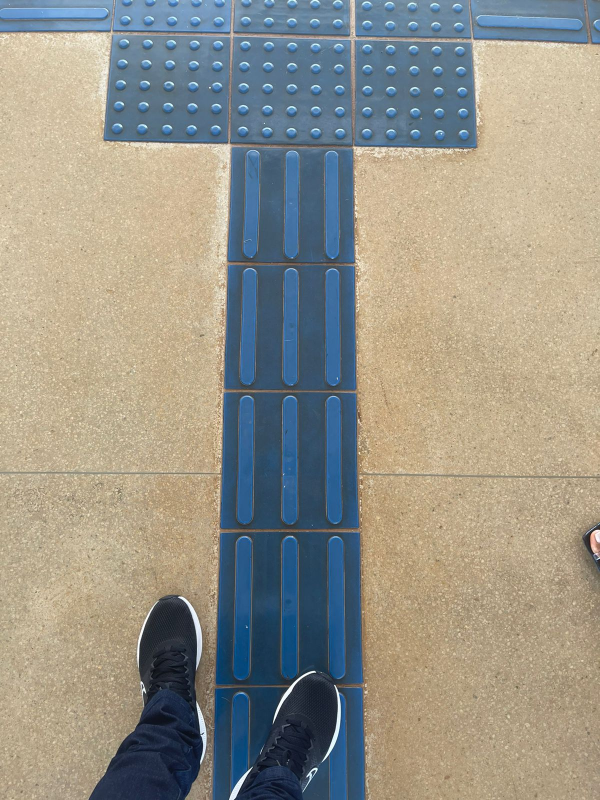
#> input picture Imagem.jpeg, 1200 x 1600 px, given in place of video.mp4, which was not available (shown at 1/2 size)
$ python main.py
#> lines starting #> are read from the running program, lines starting #| are printed output that depends on the picture; after the words box and inside, x2 and y2 are one past the last pixel; in counts of white or black regions, pixels touching at a corner belong together; pictures that were not available may be replaced by others from this repository, and a replacement may not be noted
#> further down, frame is the input picture: shape (1600, 1200, 3); mean B, G, R 137, 148.1, 150.7
import cv2
import numpy as np

def pipeline(img):
    # Definindo uma largura e altura
    imagemRedimensionada = cv2.resize(img, (640, 480))
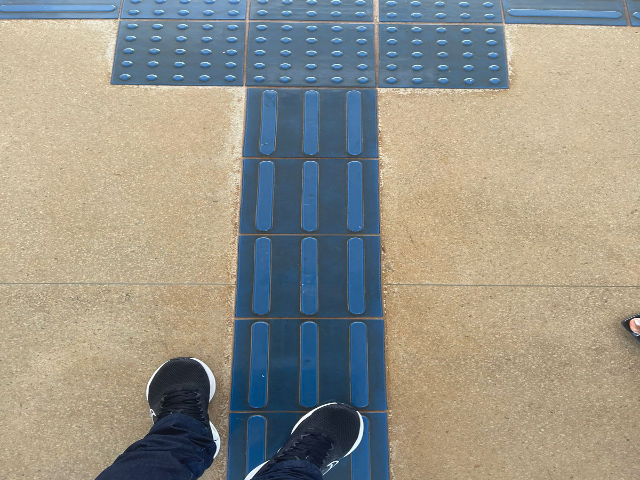
#> imagemRedimensionada: shape (480, 640, 3); mean B, G, R 136.9, 147.9, 150.5

    # Cortando a imagem em 25% de baixo pra cima.
    imagemCortada = imagemRedimensionada[0:360, :]
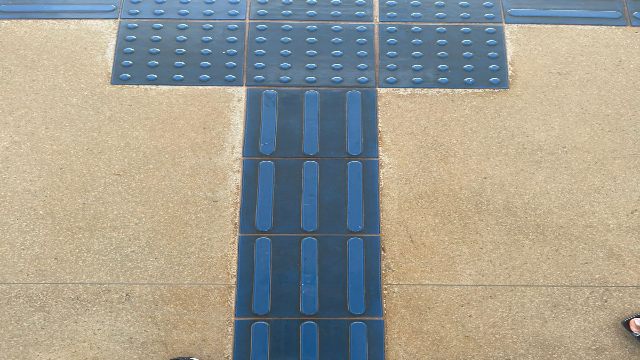
#> imagemCortada: shape (360, 640, 3); mean B, G, R 144.9, 156.4, 158.7

    # Convertendo a imagem para o formato HLS
    imagemHLS = cv2.cvtColor(imagemCortada, cv2.COLOR_BGR2HLS)
#> imagemHLS: shape (360, 640, 3); mean of channels 0, 1, 2 46.9, 152.1, 77.9

    # Aplicando um filtro de suavização - filtro média
    imagemSuavizada = cv2.blur(imagemHLS, (31, 31))
#> imagemSuavizada: shape (360, 640, 3); mean of channels 0, 1, 2 46.9, 152.1, 77.9

    # aplicando uma mascara - segmentação
    lower = np.array([25, 17, 0])
    upper = np.array([177, 255, 255])

    mask = cv2.inRange(imagemSuavizada, lower, upper)
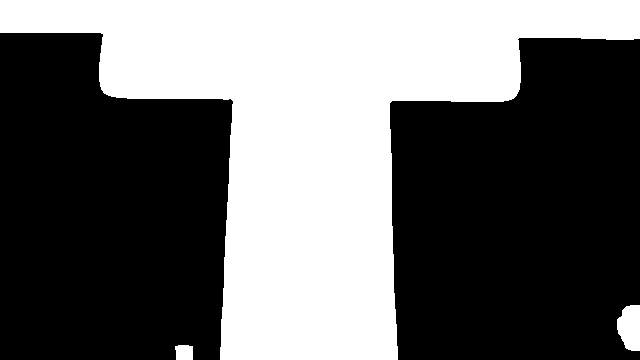
#> mask: shape (360, 640); 41% white; 3 white regions, box (x1, y1, x2, y2) and area: (0, 0, 640, 360) 93340, (617, 305, 640, 351) 862, (175, 345, 193, 360) 253

    # aplicando dilatação e erosão - closing
    Kernel = cv2.getStructuringElement(cv2.MORPH_ELLIPSE, (70, 70))  # 10,10

    mask_dilatacao = cv2.dilate(mask, Kernel, iterations=1)
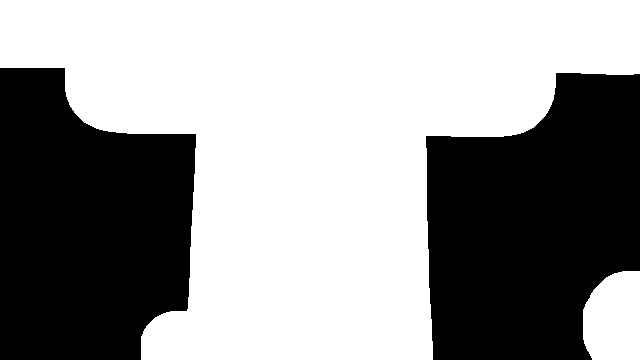
#> mask_dilatacao: shape (360, 640); 59% white; 2 black regions, box (x1, y1, x2, y2) and area: (426, 73, 640, 360) 48534, (0, 68, 196, 360) 46035
    mask_erosao = cv2.erode(mask_dilatacao, Kernel, iterations=1)
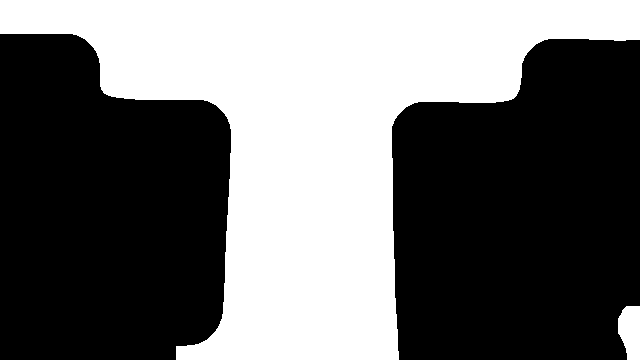
#> mask_erosao: shape (360, 640); 42% white; 2 white regions, box (x1, y1, x2, y2) and area: (0, 0, 640, 360) 95760, (618, 306, 640, 360) 976

    margem = 100
    X = 90
    Y = 320

    lista = list(mask_erosao[X])
#> lista = 640 values, max 255 at index 102, min 0 at index 0, mean 166.1

    lista[0] = 0
    lista[len(lista) - 1] = 0

    listaDeIndices = []

    primeiroIndice = 0
    segundoIndice = len(lista) - 1
#> segundoIndice = 639

    for i in range(1, len(lista)):
        if (lista[i - 1] == 0 and lista[i] == 255):
            primeiroIndice = i

        if (lista[i - 1] == 255 and lista[i] == 0):
            segundoIndice = i - 1
            listaDeIndices.append((primeiroIndice, segundoIndice, segundoIndice - primeiroIndice))
#> this loop made 639 passes
#> primeiroIndice on pass 102: 102
#> segundoIndice on pass 519: 518
#> after the loop, listaDeIndices = [(102, 518, 416)]

    maior = -1

    for i in range(len(listaDeIndices)):
        if (listaDeIndices[i][2] >= maior):
            maior = listaDeIndices[i][2]
            primeiroIndice = listaDeIndices[i][0]
            segundoIndice = listaDeIndices[i][1]
#> this loop made 1 pass
#> (maior, primeiroIndice, segundoIndice) on pass 1: (416, 102, 518)
#> after the loop, maior = 416; primeiroIndice = 102; segundoIndice = 518

    Y2 = ((segundoIndice - primeiroIndice) / 2) + primeiroIndice
#> Y2 = 310
    Y2 = int(Y2)

    ya = Y - margem
    yb = Y + margem

    #detecção do piso de alerta

    if(Y2 > yb):
        print("Mais para a esquerda")
    if(Y2 < ya):
        print("Mais para a direita")
    if(Y2 <= yb and Y2 >= ya):
        print("Está no centro")

    mask_rgb = cv2.merge([mask_erosao, mask_erosao, mask_erosao])
    mask_rgb2 = cv2.circle(mask_rgb, (Y2, X), radius=6, color=(0, 0, 255), thickness=-1)

    # Adicionando linhas na direita e na esquerda
    cv2.line(mask_rgb2, (ya, 0), (ya, 359), (255, 0, 0), 4)
    cv2.line(mask_rgb2, (yb, 0), (yb, 359), (255, 0, 255), 4)

    # linha seguidora
    cv2.line(mask_rgb2, (Y2, 97), (320, 350), (0, 255, 255), 4)
    cv2.circle(mask_rgb2, (320, 355), radius=6, color=(0, 0, 200), thickness=-1)
#> mask_rgb2: shape (360, 640, 3); mean of channels 0, 1, 2 108, 105.4, 107.6

    # adiciona uma borda na imagem
    cv2.rectangle(mask_rgb2, (0, 360), (638, 0), (255, 255, 0), 4)
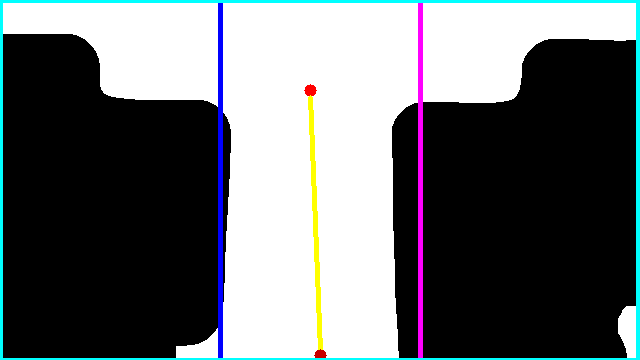
#> mask_rgb2: shape (360, 640, 3); mean of channels 0, 1, 2 111.2, 108.6, 104.5; drawn as B, G, R

    numpy_horizontal = np.hstack((imagemCortada, mask_rgb2))
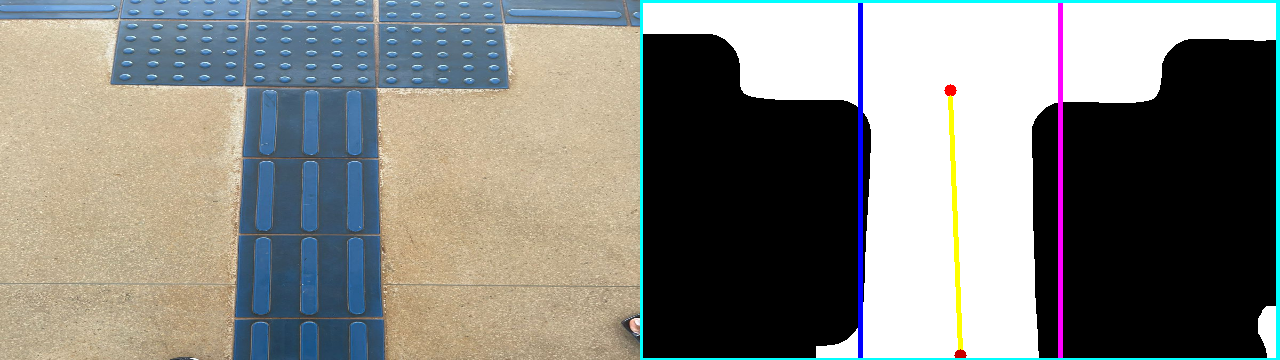
#> numpy_horizontal: shape (360, 1280, 3); mean B, G, R 128, 132.5, 131.6
    cv2.imshow("Painel final.",  numpy_horizontal)
    #cv2.imshow("Imagem com ponto vermelho",mask_rgb2)

"""
imagem = cv2.imread("../Imagens/Imagem4.jpeg")

pipeline(imagem)

cv2.waitKey(0)
cv2.destroyAllWindows()
"""

cap = cv2.VideoCapture('../Imagens/video.mp4')

if (cap.isOpened() == False):
    print("Erro ao abrir o arquivo de vídeo.")

while(cap.isOpened()):
    ret, frame = cap.read()
    if ret == True:
        #cv2.imshow("Frame", frame)
        pipeline(frame)

        if cv2.waitKey(25) & 0xFF == ord('q'):
#> (key q is pressed here)
           break


cap.release()
cv2.destroyAllWindows()
